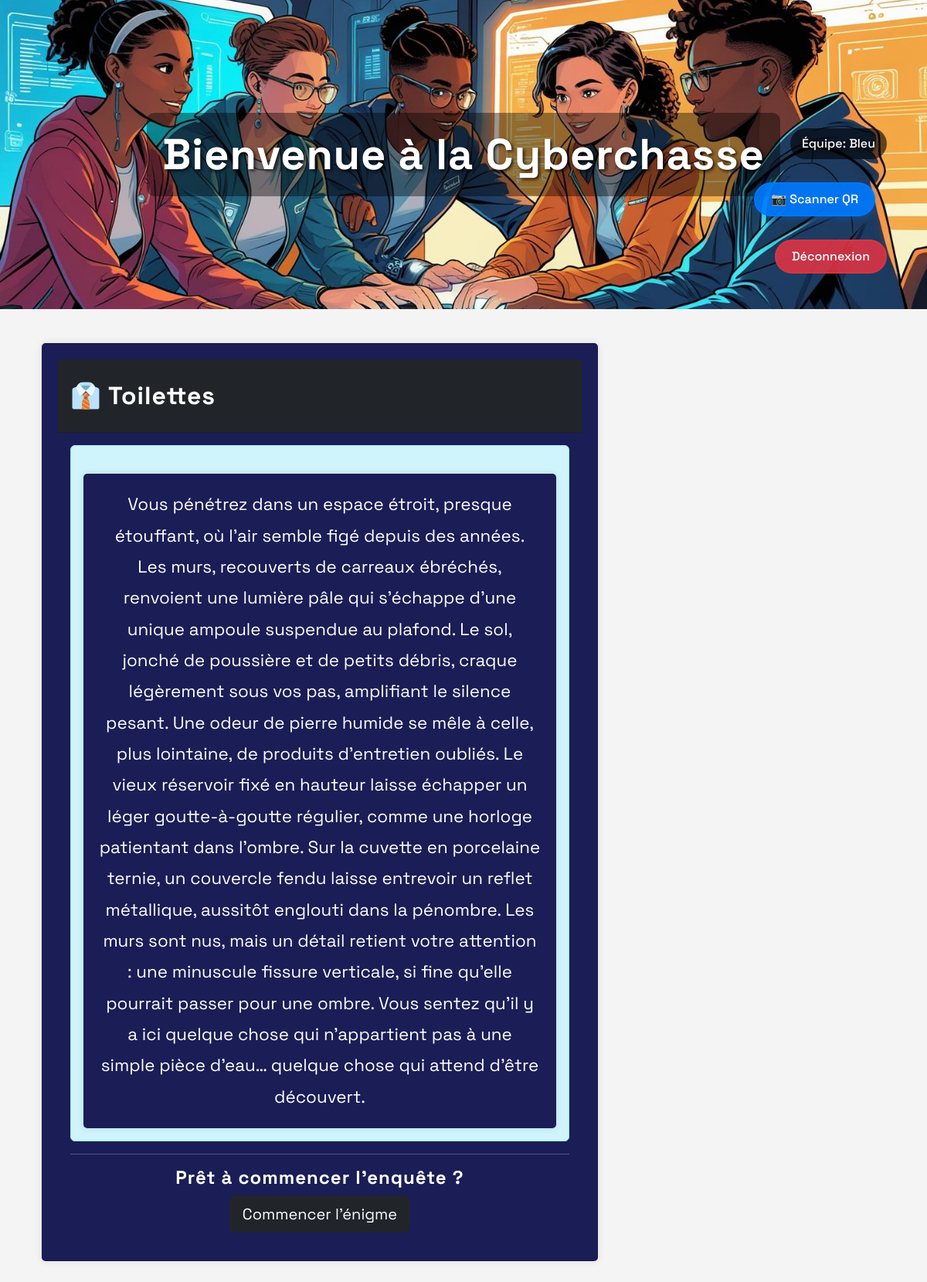
Page /lieux/toilettes/index.php (signed in) on the committed database.
### tables this page shows
CREATE TABLE `lieux` (
  `id` int NOT NULL AUTO_INCREMENT,
  `nom` varchar(100) NOT NULL,
  `slug` varchar(100) NOT NULL COMMENT 'URL friendly',
  `description` text,
  `ordre` int DEFAULT '0' COMMENT 'Ordre dans le parcours',
  `temps_limite` int DEFAULT '300' COMMENT 'Temps limite en secondes',
  `enigme_requise` tinyint(1) DEFAULT '0',
  `statut` enum('actif','inactif') DEFAULT 'actif',
  `created_at` timestamp NULL DEFAULT CURRENT_TIMESTAMP,
  `updated_at` timestamp NULL DEFAULT CURRENT_TIMESTAMP ON UPDATE CURRENT_TIMESTAMP,
  `reponse_enigme` varchar(10) DEFAULT 'B' COMMENT 'Réponse correcte de l''énigme (A, B, C, D)',
  `enigme_texte` text COMMENT 'Texte de l''énigme',
  `options_enigme` json DEFAULT NULL COMMENT 'Options de réponse de l''énigme',
  `enigme_id` int DEFAULT NULL,
  `delai_indice` int DEFAULT '6' COMMENT 'Délai en minutes avant disponibilité de l''indice',
  PRIMARY KEY (`id`),
  UNIQUE KEY `nom` (`nom`),
  UNIQUE KEY `slug` (`slug`),
  KEY `idx_slug` (`slug`),
  KEY `idx_ordre` (`ordre`),
  KEY `idx_statut` (`statut`)
);

### lieux/toilettes/index.php (the view, shortened to what this page needs)
<?php
require_once '../../config/connexion.php';
$team_name = $_SESSION['team_name'];
$lieu_slug = 'toilettes';
$stmt = $pdo->prepare("SELECT id FROM equipes WHERE nom = ?");
$stmt->execute([$team_name]);
$equipe = $stmt->fetch(PDO::FETCH_ASSOC);
$stmt = $pdo->prepare("SELECT id, nom, ordre, description FROM lieux WHERE slug = ?");
$stmt->execute([$lieu_slug]);
$lieu = $stmt->fetch(PDO::FETCH_ASSOC);
$stmt = $pdo->prepare("SELECT * FROM parcours WHERE equipe_id = ? AND lieu_id = ?");
$stmt->execute([$equipe['id'], $lieu['id']]);
$parcours = $stmt->fetch(PDO::FETCH_ASSOC);
$enigme_resolue = ($parcours && $parcours['statut'] === 'termine');
?>
<div class='container mt-4'>
    <div class='row'>
        <div class='col-md-8'>
            <div class='card'>
                <div class='card-header bg-dark text-white'>
                    <h2>👔 <?php echo htmlspecialchars($lieu['nom']); ?></h2>
                </div>
                <div class='card-body'>
                    <?php if ($enigme_resolue): ?>
                        <div class="alert alert-success text-center">
                            <i class="fas fa-check-circle fa-3x mb-3"></i>
                            <h4>🎉 Bravo !</h4>
                            <p>Vous avez déjà résolu l'énigme de ce lieu.</p>
                            <p class="mb-0"><strong>Score obtenu :</strong> <?php echo $parcours['score_obtenu'] ?? 0; ?> points</p>
                        </div>
                        <div class="text-center">
                            <a href="../accueil/" class="btn btn-dark btn-lg">
                                <i class="fas fa-home"></i> Retour à l'accueil
                            </a>
                        </div>
                    <?php else: ?>
                        <div class='alert alert-info'>
                            <?php if (!empty($lieu['description'])): ?>
                                <p class="mb-0"><?php echo htmlspecialchars($lieu['description']); ?></p>
                            <?php else: ?>
                                <p class="mb-0">Aucune description disponible pour ce lieu.</p>
                            <?php endif; ?>
                        </div>
                        <hr>
                        <div class='text-center'>
                            <h4> Prêt à commencer l'enquête ?</h4>
                            <a href='../../enigme_launcher.php?lieu=<?php echo $lieu_slug; ?>' class='btn btn-dark btn-lg'> Commencer l'énigme</a>
                        </div>
                    <?php endif; ?>
                </div>
            </div>
        </div>
    </div>
</div>

### styles/style.css (style rules this page uses)
body { font-family: 'Space Grotesk', sans-serif; background-color: #f4f4f4; color: #333; margin: 0 0 100px 0; padding: 0; }
h1, h2, h3, h4, h5, h6 { font-family: 'Space Grotesk', sans-serif; font-weight: 700; letter-spacing: 1px; }
p , li { font-size: 1.4rem; line-height: 1.8; }
.container { overflow: hidden; }
.intro h2, p { background-color: #1B1D56; text-align: center; color: white; padding: 20px; margin: 20px 0; border-radius: 5px; box-shadow: 0 0 10px rgba(0,0,0,0.1); }
.card { background: #1B1D56; color: white; padding: 20px; border-radius: 5px; box-shadow: 0 0 10px rgba(0,0,0,0.1); margin: 20px 0; }
h2 { color: white; margin: 20px 0; }
.commencer h2, p { background: #1B1D56; color: white; text-align: center; padding: 20px; margin: 20px 0; border-radius: 5px; }

### rows in the picture
lieux: nom "Toilettes", description "Vous pénétrez dans un espace étroit, presque étouffant, où l’air semble figé depuis des années. Les murs, recouverts de carreaux ébréchés, renvoient une lumière pâle qui s’échappe d’une unique ampoule suspendue au plafond. Le sol, jonché de poussière et de petits débris, craque légèrement sous vos pas, amplifiant le silence pesant. Une odeur de pierre humide se mêle à celle, plus lointaine, de produits d’entretien oubliés. Le vieux réservoir fixé en hauteur laisse échapper un léger goutte-à-goutte régulier, comme une horloge patientant dans l’ombre. Sur la cuvette en porcelaine ternie, un couvercle fendu laisse entrevoir un reflet métallique, aussitôt englouti dans la pénombre. Les murs…"

### other values in the picture
$_SESSION['team_name'] "Bleu"
